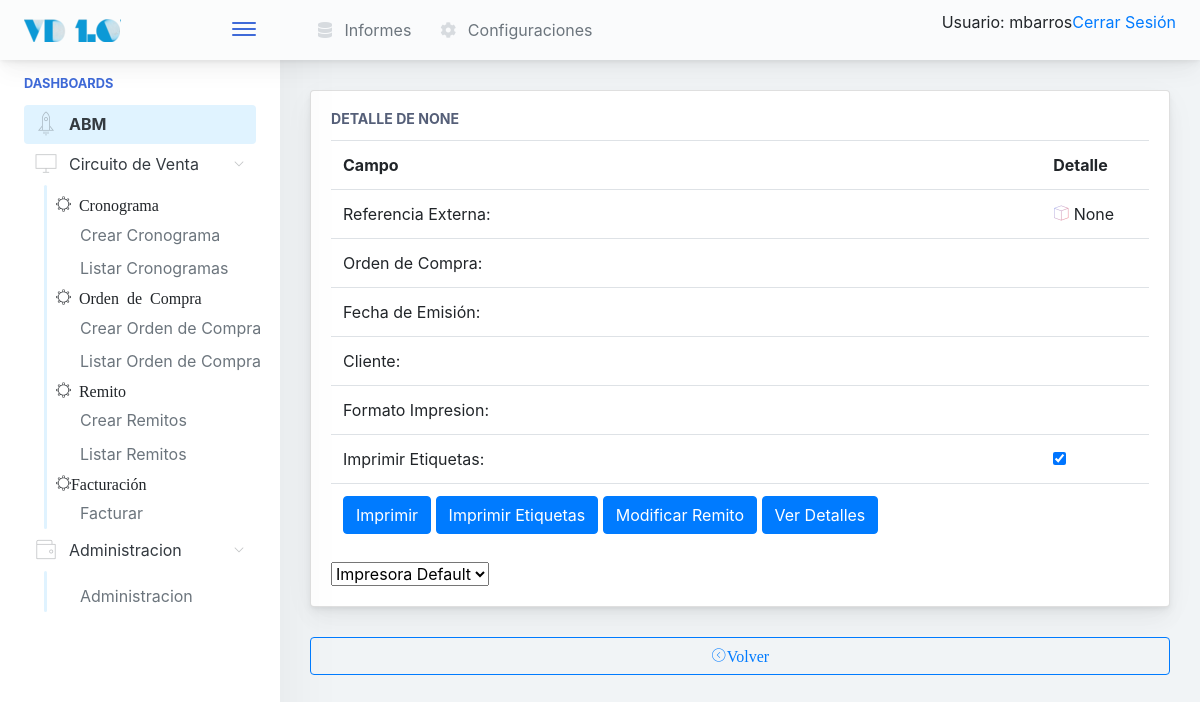
Before: /venta/preimpresion/76 (signed in) with the older database file.
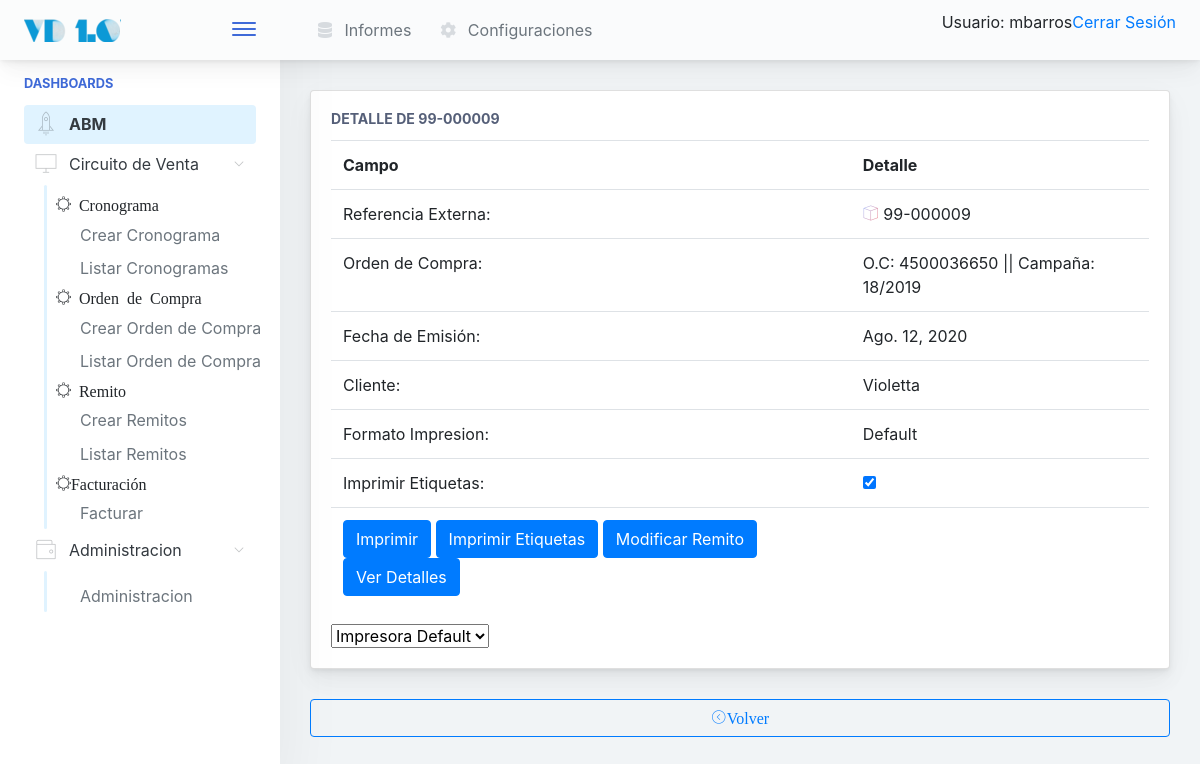
After: the same page with the newer database file.
### venta/models.py (models this page shows)
class Remito(models.Model):
        referencia_externa              = models.CharField(max_length=50, unique=True)
        cliente                                 = models.ForeignKey(Cliente, null=False, blank=False, on_delete=models.CASCADE)
        tipo_documento                  = models.CharField(max_length=50, choices=DOCUMENTOS_CHOICES, blank=False, null=False, default='Remito')
        ordencompra                     = models.ForeignKey(OrdenCompra, null=False, blank=False, on_delete=models.CASCADE)
        fecha_emision                   = models.DateField(null=True, blank=True)
        formato_de_impresion    = models.ForeignKey(FormatodeImpresion, default=1, null=False, blank=False, on_delete=models.CASCADE)
        conformado                              = models.BooleanField(default=False)
        anulado                                 = models.BooleanField(default=False)
        def __str__(self):
                return self.referencia_externa

class OrdenCompra(models.Model):
        referencia_externa      = models.CharField(max_length=20, unique=True)
        cliente                         = models.ForeignKey(Cliente, null=False, blank=False, on_delete=models.CASCADE)
        cronograma                      = models.ForeignKey(Cronograma, null=False, blank=False, on_delete=models.CASCADE)
        fecha_emision           = models.DateField(null=False, blank=False)
        circuito                        = models.CharField(max_length=12, choices=CIRCUITO_CHOICE, default='Facturar')
        version = models.IntegerField(default=1)
        def __str__(self):
                return "O.C: " + self.referencia_externa + " || Campaña: " + str(self.cronograma)

class Cronograma(models.Model):
        nombre                                  = models.CharField(max_length=20)
        cliente                                 = models.ForeignKey(Cliente, null=False, blank=False, on_delete=models.CASCADE)
        fecha_inicio                    = models.DateField(default='1983-01-17')
        fecha_finalizacion              = models.DateField(default='1983-01-17')
        terminada                               = models.BooleanField(default=False)
        def __str__(self):
                return self.nombre

class FormatodeImpresion(models.Model):
        nombre                  = models.CharField(max_length=20, unique=True)
        def __str__(self):
                return self.nombre

### gral/models.py (models this page shows)
class Cliente(models.Model):
    razon_social      = models.CharField(max_length=150, unique=True)
    nombre_corto      = models.CharField(max_length=25, unique=True)
    cuit              = models.CharField(max_length=15, unique=True)
    direccion_fiscal  = models.CharField(max_length=250)
    direccion_entrega = models.CharField(max_length=250)
    condicion_iva     = models.CharField(max_length=100, blank=False, default='Responsable Inscripto')
    observaciones     = models.TextField(blank=True)
    def __str__(self):
        return self.nombre_corto

### venta/views.py (the view)
# urls.py: path('preimpresion/<int:id_remito>', PreImpresion, name='Preimpresion'),
def PreImpresion(request, id_remito):
	model = Remito.objects.filter(pk=id_remito).last()
	impresoras = ConfigImpresionRemito.objects.all()
	return render(request, 'venta/preimpresion.html', {'remito' : model, 'impresoras' : impresoras})

### configuraciones/models.py (called while the page is built)
    def __str__(self):
        return self.nombre

### inicio/templates/venta/preimpresion.html
{% extends '../base.html' %}
{%  block cuerpo %}
<div class="main-card mb-3 card">
	<div class="card-body">
		<h5 class="card-title">Detalle de {{ remito }}</h5>
		<table class="table table-hover table-fixed">
		<tr>
			<th>
				Campo
			</th>
			<th>
				Detalle
			</th>
		</tr>
		<tr>
				<td>Referencia Externa: </td>
				<td><i class="pe-7s-box2 icon-gradient bg-amy-crisp">
		        </i>
		        	{{ remito }}
		      </td>
		      </tr>
			<tr>
		      <td>Orden de Compra: </td>
		      <td>
		        {{ remito.ordencompra }}
		      </td>
		      </tr>
		      <tr>
		      <td>Fecha de Emisión: </td>
		      <td>
		        {{ remito.fecha_emision }}
		      </td>
		      </tr>
		      <tr>
		      <td>Cliente: </td>
		      <td>
		        {{ remito.cliente }}
		        </td>
		      </tr>
		      <tr>
		      <td>Formato Impresion: </td>
		      <td>
		        {{ remito.formato_de_impresion }}
		        </td>
		      </tr>
		      <tr>
		      <td>Imprimir Etiquetas: </td>
		      <td>
		        <input type="checkbox" name="imprimir_etiquetas" checked>
		        </td>
		      </tr>
		      <tr>
		      <td>
		      	<a href="{% url 'venta:remitoPDF' id_remito=remito.pk impresion=1 %}" ><input type="button" class="btn btn-primary" value="Imprimir"></a>
				  <a href="{% url 'venta:etiquetasPDF' id_remito=remito.pk %}" ><input type="button" class="btn btn-primary" value="Imprimir Etiquetas"></a>
			  	<a href="#"><input type="button" class="btn btn-primary" value="Modificar Remito"></a>
				<a href="{% url 'venta:RemitoDetail' pk=remito.pk %}"><input type="button" class="btn btn-primary" value="Ver Detalles"></a>
			<td>
				</tr>
		</table>
		<select name="impresora"{% for impresora in impresoras %}
								><option value="{{ impresora.pk }}">{{ impresora }}</option>
								{% endfor %}
		</select>
	</div>
</div>
<a href="{% url 'venta:RemitoListar' %}">
<button class="mb-2 mr-2 btn-transition btn btn-outline-primary btn-block">
		<i class="pe-7s-angle-left-circle">Volver</i>
</button>
	</a>
{% endblock %}

Changed rows visible on the page:
added Remito: referencia_externa "99-000009", ordencompra "O.C: 4500036650 || Campaña: 18/2019", fecha_emision "Ago. 12, 2020", cliente "Violetta", formato_de_impresion "Default"
Other visible differences:
{{ remito }}: "NONE" → (not shown)
{{ remito }}: "None" → (not shown)
